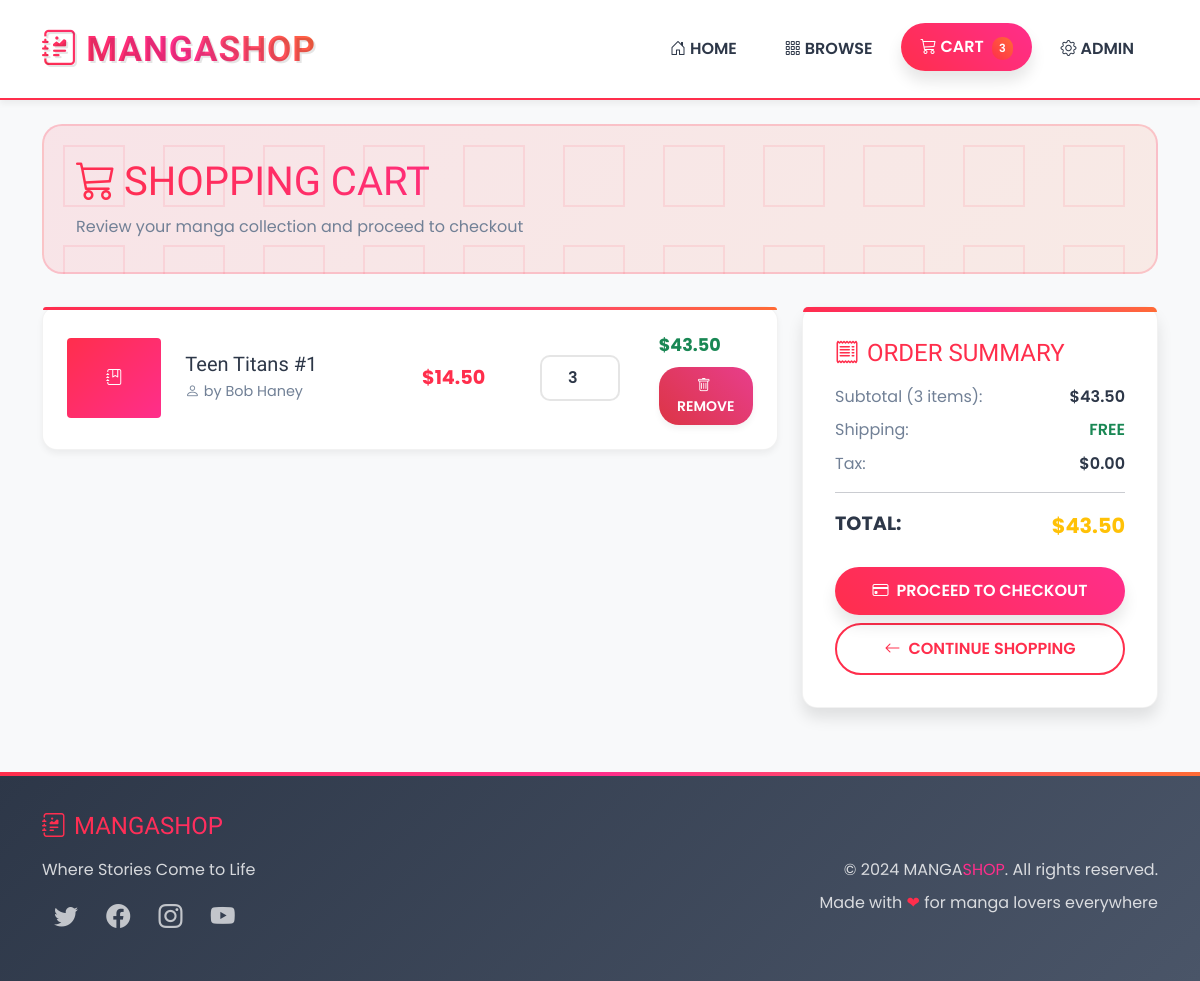
The app's page /cart/ (signed in) with its own data.
### cart/models.py (models this page shows, shortened)
class Cart(models.Model):
    user = models.ForeignKey(settings.AUTH_USER_MODEL, on_delete=models.CASCADE, null=True, blank=True)
    session_key = models.CharField(max_length=40, null=True, blank=True)
    created_at = models.DateTimeField(auto_now_add=True)
    updated_at = models.DateTimeField(auto_now=True)
    @property
    def total_price(self):
        return sum(item.total_price for item in self.items.all())
    @property
    def total_items(self):
        return sum(item.quantity for item in self.items.all())

class CartItem(models.Model):
    cart = models.ForeignKey(Cart, on_delete=models.CASCADE, related_name='items')
    product = models.ForeignKey(Product, on_delete=models.CASCADE)
    quantity = models.PositiveIntegerField(default=1)
    @property
    def total_price(self):
        return self.product.price * self.quantity

### store/models.py (models this page shows, shortened)
class Product(models.Model):
    title = models.CharField(max_length=200)
    slug = models.SlugField(unique=True)
    description = models.TextField()
    author = models.CharField(max_length=100)
    category = models.ForeignKey(Category, on_delete=models.CASCADE)
    price = models.DecimalField(max_digits=10, decimal_places=2)
    stock = models.PositiveIntegerField(default=0)
    image = models.ImageField(upload_to='products/', blank=True, null=True)
    featured = models.BooleanField(default=False)
    created_at = models.DateTimeField(auto_now_add=True)

### cart/views.py (the view)
# urls.py: path('', views.cart_detail, name='cart_detail'),
def cart_detail(request):
    cart = _get_cart(request)
    return render(request, 'cart/detail.html', {'cart': cart})

### cart/context_processors.py (called while the page is built, shortened)
def cart(request):
    if request.user.is_authenticated:
        try:
            cart = Cart.objects.get(user=request.user)
        except Cart.DoesNotExist:
            cart = None
    return {
        'cart': cart,
        'cart_total_items': cart.total_items if cart else 0
    }

### cart/views.py (called while the page is built, shortened)
def _get_cart(request):
    if request.user.is_authenticated:
        cart, created = Cart.objects.get_or_create(user=request.user)
    return cart

### templates/cart/detail.html (shortened to what this page needs)
<!DOCTYPE html>
<html lang="en">
<head>
    <link href="https://cdn.jsdelivr.net/npm/bootstrap@5.1.3/dist/css/bootstrap.min.css" rel="stylesheet">
    <link rel="stylesheet" href="https://cdn.jsdelivr.net/npm/bootstrap-icons@1.7.2/font/bootstrap-icons.css">
</head>
<body>
    <nav class="navbar navbar-expand-lg navbar-light">
        <div class="container">
            <a class="navbar-brand" href="{% url 'store:home' %}">
                <i class="bi bi-journal-richtext me-2"></i>MANGA<span style="color: var(--manga-pink)">SHOP</span>
            </a>
            <div class="collapse navbar-collapse" id="navbarNav">
                <ul class="navbar-nav ms-auto">
                    <li class="nav-item">
                        <a class="nav-link" href="{% url 'store:home' %}">
                            <i class="bi bi-house-door me-1"></i>HOME
                        </a>
                    </li>
                    <li class="nav-item">
                        <a class="nav-link" href="{% url 'store:product_list' %}">
                            <i class="bi bi-grid-3x3-gap me-1"></i>BROWSE
                        </a>
                    </li>
                    <li class="nav-item">
                        <a class="nav-link active" href="{% url 'cart:cart_detail' %}">
                            <i class="bi bi-cart3 me-1"></i>CART
                            {% if cart.total_items > 0 %}
                            <span class="cart-badge">{{ cart.total_items }}</span>
                            {% endif %}
                        </a>
                    </li>
                    <li class="nav-item">
                        <a class="nav-link" href="/admin/">
                            <i class="bi bi-gear me-1"></i>ADMIN
                        </a>
                    </li>
                </ul>
            </div>
        </div>
    </nav>
    <div class="container mt-4">
        <div class="row">
            <div class="col-12">
                <div class="page-header">
                    <h1 class="mb-2"
                        style="font-family: 'Mochiy Pop One', sans-serif; background: linear-gradient(45deg, var(--manga-red), var(--manga-pink), var(--manga-orange)); -webkit-background-clip: text; -webkit-text-fill-color: transparent;">
                        <i class="bi bi-cart3 me-2"></i>SHOPPING CART
                    </h1>
                    <p class="mb-0" style="color: var(--text-muted);">Review your manga collection and proceed to
                        checkout</p>
                </div>
            </div>
        </div>
        {% if cart and cart.items.all %}
        <div class="row">
            <div class="col-lg-8">
                {% for item in cart.items.all %}
                <div class="cart-item">
                    <div class="row align-items-center">
                        <div class="col-md-2">
                            {% if item.product.image %}
                            <img src="{{ item.product.image.url }}" class="img-fluid rounded"
                                style="border: 2px solid rgba(255, 46, 76, 0.2);" alt="{{ item.product.title }}">
                            {% else %}
                            <div class="rounded d-flex align-items-center justify-content-center"
                                style="height: 80px; background: linear-gradient(135deg, var(--manga-red), var(--manga-pink));">
                                <i class="bi bi-journal-bookmark text-white"></i>
                            </div>
                            {% endif %}
                        </div>
                        <div class="col-md-4">
                            <h5 class="mb-1" style="font-family: 'Mochiy Pop One', sans-serif;">{{ item.product.title }}
                            </h5>
                            <p class="mb-0" style="color: var(--text-muted); font-size: 0.9rem;">
                                <i class="bi bi-person me-1"></i>by {{ item.product.author }}
                            </p>
                        </div>
                        <div class="col-md-2">
                            <strong class="product-price" style="color: var(--manga-red); font-size: 1.2rem;">${{ item.product.price }}</strong>
                        </div>
                        <div class="col-md-2">
                            <form method="post" action="{% url 'cart:cart_update' item.product.id %}"
                                class="d-flex align-items-center">
                                <input type="number" name="quantity" value="{{ item.quantity }}" min="1" max="10"
                                    class="quantity-input">
                            </form>
                        </div>
                        <div class="col-md-2">
                            <strong class="text-success" style="font-size: 1.1rem;">${{ item.total_price }}</strong>
                            <form method="post" action="{% url 'cart:cart_remove' item.product.id %}" class="mt-2">
                                <button type="submit" class="btn btn-danger-manga btn-sm w-100">
                                    <i class="bi bi-trash me-1"></i> REMOVE
                                </button>
                            </form>
                        </div>
                    </div>
                </div>
                {% endfor %}
            </div>
            <div class="col-lg-4">
                <div class="order-summary">
                    <h4 class="mb-3" style="font-family: 'Mochiy Pop One', sans-serif; color: var(--manga-red);">
                        <i class="bi bi-receipt me-2"></i>ORDER SUMMARY
                    </h4>
                    <div class="d-flex justify-content-between mb-2">
                        <span style="color: var(--text-muted);">Subtotal ({{ cart.total_items }} items):</span>
                        <span style="font-weight: 600;">${{ cart.total_price }}</span>
                    </div>
                    <div class="d-flex justify-content-between mb-2">
                        <span style="color: var(--text-muted);">Shipping:</span>
                        <span class="text-success" style="font-weight: 600;">FREE</span>
                    </div>
                    <div class="d-flex justify-content-between mb-2">
                        <span style="color: var(--text-muted);">Tax:</span>
                        <span style="font-weight: 600;">$0.00</span>
                    </div>
                    <hr>
                    <div class="d-flex justify-content-between mb-4">
                        <strong style="font-size: 1.2rem;">TOTAL:</strong>
                        <strong class="text-warning" style="font-size: 1.3rem;">${{ cart.total_price }}</strong>
                    </div>
                    {% if user.is_authenticated %}
                    <div class="d-grid gap-2">
                        <a href="{% url 'cart:proceed_checkout' %}" class="btn btn-manga">
                            <i class="bi bi-credit-card me-2"></i>PROCEED TO CHECKOUT
                        </a>
                        <a href="{% url 'store:product_list' %}" class="btn btn-manga-outline">
                            <i class="bi bi-arrow-left me-2"></i>CONTINUE SHOPPING
                        </a>
                        {% endif %}
                    </div>
                </div>
            </div>
        </div>
        {% endif %}
    </div>
    <footer>
        <div class="container">
            <div class="row align-items-center">
                <div class="col-lg-6 mb-4">
                    <h4 class="mb-3"
                        style="font-family: 'Mochiy Pop One', sans-serif; background: linear-gradient(45deg, var(--manga-red), var(--manga-pink)); -webkit-background-clip: text; -webkit-text-fill-color: transparent;">
                        <i class="bi bi-journal-richtext me-2"></i>MANGA<span
                            style="color: var(--manga-pink)">SHOP</span>
                    </h4>
                    <p class="mb-3" style="color: rgba(255, 255, 255, 0.8);">Where Stories Come to Life</p>
                    <div class="social-links">
                        <a href="#"><i class="bi bi-twitter"></i></a>
                        <a href="#"><i class="bi bi-facebook"></i></a>
                        <a href="#"><i class="bi bi-instagram"></i></a>
                        <a href="#"><i class="bi bi-youtube"></i></a>
                    </div>
                </div>
                <div class="col-lg-6 text-lg-end">
                    <p class="mb-2" style="color: rgba(255, 255, 255, 0.8);">&copy; 2024 MANGA<span
                            style="color: var(--manga-pink)">SHOP</span>. All rights reserved.</p>
                    <p class="mb-0" style="color: rgba(255, 255, 255, 0.8);">Made with <span
                            style="color: var(--manga-red);">❤</span> for manga lovers everywhere</p>
                </div>
            </div>
        </div>
    </footer>
</body>
</html>

### records on screen
Cart: total_items "3", total_price "43.50"
CartItem: product "Teen Titans #1", product.author "Bob Haney", product.price "14.50", quantity "3", total_price "43.50"
